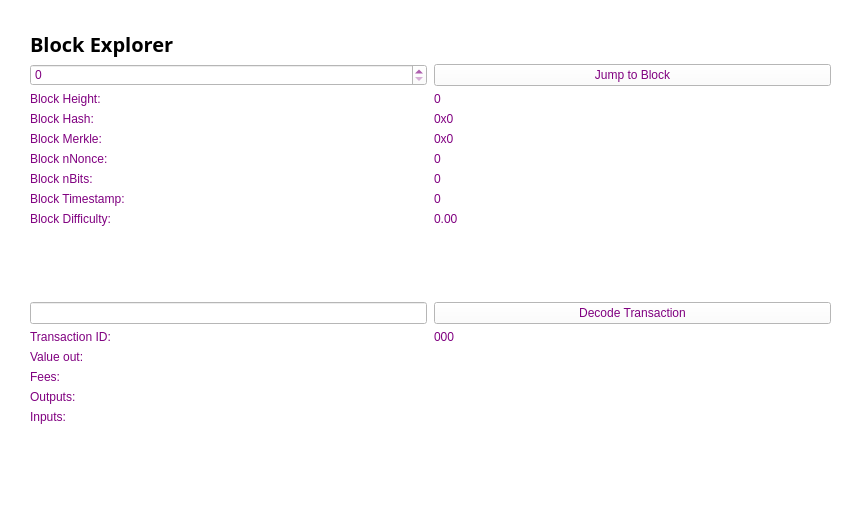
<?xml version="1.0" encoding="UTF-8"?>
<ui version="4.0">
 <class>BlockBrowser</class>
 <widget class="QWidget" name="BlockBrowser">
  <property name="windowModality">
   <enum>Qt::NonModal</enum>
  </property>
  <property name="enabled">
   <bool>true</bool>
  </property>
  <property name="geometry">
   <rect>
    <x>0</x>
    <y>0</y>
    <width>850</width>
    <height>514</height>
   </rect>
  </property>
  <property name="sizePolicy">
   <sizepolicy hsizetype="Expanding" vsizetype="Expanding">
    <horstretch>0</horstretch>
    <verstretch>0</verstretch>
   </sizepolicy>
  </property>
  <property name="minimumSize">
   <size>
    <width>0</width>
    <height>0</height>
   </size>
  </property>
  <property name="acceptDrops">
   <bool>false</bool>
  </property>
  <property name="windowTitle">
   <string>Form</string>
  </property>
  <property name="styleSheet">
   <string notr="true">color: rgb(204, 155, 68);
background-color: rgb(255, 255, 255);</string>
  </property>
  <layout class="QGridLayout">
   <property name="sizeConstraint">
    <enum>QLayout::SetMaximumSize</enum>
   </property>
   <property name="leftMargin">
    <number>21</number>
   </property>
   <property name="topMargin">
    <number>21</number>
   </property>
   <property name="rightMargin">
    <number>10</number>
   </property>
   <item row="1" column="0">
    <widget class="QWidget" name="widget" native="true">
     <property name="sizePolicy">
      <sizepolicy hsizetype="Expanding" vsizetype="Expanding">
       <horstretch>0</horstretch>
       <verstretch>0</verstretch>
      </sizepolicy>
     </property>
     <layout class="QGridLayout" name="gridLayout">
      <item row="0" column="0">
       <layout class="QHBoxLayout" name="horizontalLayout_4">
        <property name="spacing">
         <number>7</number>
        </property>
        <item>
         <widget class="QLabel" name="label_5">
          <property name="font">
           <font>
            <family>Open Sans,sans-serif</family>
           </font>
          </property>
          <property name="styleSheet">
           <string notr="true">color: #800080;</string>
          </property>
          <property name="text">
           <string>&lt;html&gt;&lt;head/&gt;&lt;body&gt;&lt;p&gt;&lt;span style=&quot; font-size:20px; font-weight:600; color:#000000;&quot;&gt;Block Explorer &lt;/span&gt;&lt;/p&gt;&lt;/body&gt;&lt;/html&gt;</string>
          </property>
         </widget>
        </item>
        <item>
         <spacer name="horizontalSpacer_2">
          <property name="orientation">
           <enum>Qt::Horizontal</enum>
          </property>
          <property name="sizeHint" stdset="0">
           <size>
            <width>40</width>
            <height>20</height>
           </size>
          </property>
         </spacer>
        </item>
       </layout>
      </item>
      <item row="1" column="0">
       <layout class="QGridLayout" name="gridLayout_3" rowstretch="0,0,0,0,0,0,0,0,0,0,0,0,0,0,0,0,0,0,0" columnstretch="0,0">
        <property name="sizeConstraint">
         <enum>QLayout::SetDefaultConstraint</enum>
        </property>
        <property name="horizontalSpacing">
         <number>7</number>
        </property>
        <item row="18" column="0">
         <spacer name="verticalSpacer">
          <property name="orientation">
           <enum>Qt::Vertical</enum>
          </property>
          <property name="sizeHint" stdset="0">
           <size>
            <width>20</width>
            <height>40</height>
           </size>
          </property>
         </spacer>
        </item>
        <item row="12" column="1">
         <widget class="QPushButton" name="txButton">
          <property name="styleSheet">
           <string notr="true">color: #800080;</string>
          </property>
          <property name="text">
           <string>Decode Transaction</string>
          </property>
         </widget>
        </item>
        <item row="17" column="0">
         <widget class="QLabel" name="inputLabel">
          <property name="styleSheet">
           <string notr="true">color: #800080;</string>
          </property>
          <property name="text">
           <string>Inputs:</string>
          </property>
          <property name="alignment">
           <set>Qt::AlignLeading|Qt::AlignLeft|Qt::AlignTop</set>
          </property>
         </widget>
        </item>
        <item row="14" column="0">
         <widget class="QLabel" name="valueLabel">
          <property name="styleSheet">
           <string notr="true">color: #800080;</string>
          </property>
          <property name="text">
           <string>Value out:</string>
          </property>
         </widget>
        </item>
        <item row="13" column="0">
         <widget class="QLabel" name="txLabel">
          <property name="styleSheet">
           <string notr="true">color: #800080;</string>
          </property>
          <property name="text">
           <string>Transaction ID:</string>
          </property>
         </widget>
        </item>
        <item row="9" column="1">
         <widget class="QLabel" name="hardBox">
          <property name="styleSheet">
           <string notr="true">color: #800080;</string>
          </property>
          <property name="text">
           <string>0.00</string>
          </property>
          <property name="textInteractionFlags">
           <set>Qt::LinksAccessibleByMouse|Qt::TextSelectableByMouse</set>
          </property>
         </widget>
        </item>
        <item row="13" column="1">
         <widget class="QLabel" name="txID">
          <property name="styleSheet">
           <string notr="true">color: #800080;</string>
          </property>
          <property name="text">
           <string>000</string>
          </property>
          <property name="textInteractionFlags">
           <set>Qt::LinksAccessibleByMouse|Qt::TextSelectableByMouse</set>
          </property>
         </widget>
        </item>
        <item row="17" column="1">
         <widget class="QLabel" name="inputBox">
          <property name="text">
           <string/>
          </property>
          <property name="alignment">
           <set>Qt::AlignLeading|Qt::AlignLeft|Qt::AlignTop</set>
          </property>
          <property name="textInteractionFlags">
           <set>Qt::LinksAccessibleByMouse|Qt::TextSelectableByMouse</set>
          </property>
         </widget>
        </item>
        <item row="14" column="1">
         <widget class="QLabel" name="valueBox">
          <property name="text">
           <string/>
          </property>
          <property name="textInteractionFlags">
           <set>Qt::LinksAccessibleByMouse|Qt::TextSelectableByMouse</set>
          </property>
         </widget>
        </item>
        <item row="9" column="0">
         <widget class="QLabel" name="hardLabel">
          <property name="styleSheet">
           <string notr="true">color: #800080;</string>
          </property>
          <property name="text">
           <string>Block Difficulty:</string>
          </property>
         </widget>
        </item>
        <item row="1" column="0">
         <widget class="QSpinBox" name="heightBox">
          <property name="sizePolicy">
           <sizepolicy hsizetype="Preferred" vsizetype="Fixed">
            <horstretch>0</horstretch>
            <verstretch>0</verstretch>
           </sizepolicy>
          </property>
          <property name="styleSheet">
           <string notr="true">color: #800080;</string>
          </property>
          <property name="maximum">
           <number>99999999</number>
          </property>
         </widget>
        </item>
        <item row="3" column="0">
         <widget class="QLabel" name="heightLabel_2">
          <property name="styleSheet">
           <string notr="true">color: #800080;</string>
          </property>
          <property name="text">
           <string>Block Height:</string>
          </property>
         </widget>
        </item>
        <item row="8" column="1">
         <widget class="QLabel" name="timeBox">
          <property name="styleSheet">
           <string notr="true">color: #800080;</string>
          </property>
          <property name="text">
           <string>0</string>
          </property>
          <property name="textInteractionFlags">
           <set>Qt::LinksAccessibleByMouse|Qt::TextSelectableByMouse</set>
          </property>
         </widget>
        </item>
        <item row="1" column="1">
         <widget class="QPushButton" name="blockButton">
          <property name="styleSheet">
           <string notr="true">color: #800080;</string>
          </property>
          <property name="text">
           <string>Jump to Block</string>
          </property>
         </widget>
        </item>
        <item row="5" column="0">
         <widget class="QLabel" name="merkleLabel">
          <property name="styleSheet">
           <string notr="true">color: #800080;</string>
          </property>
          <property name="text">
           <string>Block Merkle:</string>
          </property>
         </widget>
        </item>
        <item row="4" column="0">
         <widget class="QLabel" name="hashLabel">
          <property name="styleSheet">
           <string notr="true">color: #800080;</string>
          </property>
          <property name="text">
           <string>Block Hash:</string>
          </property>
         </widget>
        </item>
        <item row="15" column="1">
         <widget class="QLabel" name="feesBox">
          <property name="text">
           <string/>
          </property>
          <property name="textInteractionFlags">
           <set>Qt::LinksAccessibleByMouse|Qt::TextSelectableByMouse</set>
          </property>
         </widget>
        </item>
        <item row="3" column="1">
         <widget class="QLabel" name="heightLabel">
          <property name="styleSheet">
           <string notr="true">color: #800080;</string>
          </property>
          <property name="text">
           <string>0</string>
          </property>
          <property name="textInteractionFlags">
           <set>Qt::LinksAccessibleByMouse|Qt::TextSelectableByMouse</set>
          </property>
         </widget>
        </item>
        <item row="15" column="0">
         <widget class="QLabel" name="feesLabel">
          <property name="styleSheet">
           <string notr="true">color: #800080;</string>
          </property>
          <property name="text">
           <string>Fees:</string>
          </property>
         </widget>
        </item>
        <item row="7" column="0">
         <widget class="QLabel" name="bitsLabel">
          <property name="styleSheet">
           <string notr="true">color: #800080;</string>
          </property>
          <property name="text">
           <string>Block nBits:</string>
          </property>
         </widget>
        </item>
        <item row="7" column="1">
         <widget class="QLabel" name="bitsBox">
          <property name="styleSheet">
           <string notr="true">color: #800080;</string>
          </property>
          <property name="text">
           <string>0</string>
          </property>
          <property name="textInteractionFlags">
           <set>Qt::LinksAccessibleByMouse|Qt::TextSelectableByMouse</set>
          </property>
         </widget>
        </item>
        <item row="5" column="1">
         <widget class="QLabel" name="merkleBox">
          <property name="minimumSize">
           <size>
            <width>187</width>
            <height>0</height>
           </size>
          </property>
          <property name="styleSheet">
           <string notr="true">color: #800080;</string>
          </property>
          <property name="text">
           <string>0x0</string>
          </property>
          <property name="textInteractionFlags">
           <set>Qt::LinksAccessibleByMouse|Qt::TextSelectableByMouse</set>
          </property>
         </widget>
        </item>
        <item row="16" column="0">
         <widget class="QLabel" name="outputLabel">
          <property name="styleSheet">
           <string notr="true">color: #800080;</string>
          </property>
          <property name="text">
           <string>Outputs:</string>
          </property>
          <property name="alignment">
           <set>Qt::AlignLeading|Qt::AlignLeft|Qt::AlignTop</set>
          </property>
         </widget>
        </item>
        <item row="16" column="1">
         <widget class="QLabel" name="outputBox">
          <property name="text">
           <string/>
          </property>
          <property name="alignment">
           <set>Qt::AlignLeading|Qt::AlignLeft|Qt::AlignTop</set>
          </property>
          <property name="textInteractionFlags">
           <set>Qt::LinksAccessibleByMouse|Qt::TextSelectableByMouse</set>
          </property>
         </widget>
        </item>
        <item row="6" column="0">
         <widget class="QLabel" name="nonceLabel">
          <property name="styleSheet">
           <string notr="true">color: #800080;</string>
          </property>
          <property name="text">
           <string>Block nNonce:</string>
          </property>
         </widget>
        </item>
        <item row="6" column="1">
         <widget class="QLabel" name="nonceBox">
          <property name="styleSheet">
           <string notr="true">color: #800080;</string>
          </property>
          <property name="text">
           <string>0</string>
          </property>
          <property name="textInteractionFlags">
           <set>Qt::LinksAccessibleByMouse|Qt::TextSelectableByMouse</set>
          </property>
         </widget>
        </item>
        <item row="8" column="0">
         <widget class="QLabel" name="timeLabel">
          <property name="styleSheet">
           <string notr="true">color: #800080;</string>
          </property>
          <property name="text">
           <string>Block Timestamp:</string>
          </property>
         </widget>
        </item>
        <item row="4" column="1">
         <widget class="QLabel" name="hashBox">
          <property name="enabled">
           <bool>true</bool>
          </property>
          <property name="sizePolicy">
           <sizepolicy hsizetype="Preferred" vsizetype="Preferred">
            <horstretch>0</horstretch>
            <verstretch>0</verstretch>
           </sizepolicy>
          </property>
          <property name="minimumSize">
           <size>
            <width>0</width>
            <height>0</height>
           </size>
          </property>
          <property name="styleSheet">
           <string notr="true">color: #800080;</string>
          </property>
          <property name="text">
           <string>0x0</string>
          </property>
          <property name="textInteractionFlags">
           <set>Qt::LinksAccessibleByMouse|Qt::TextSelectableByMouse</set>
          </property>
         </widget>
        </item>
        <item row="12" column="0">
         <widget class="QLineEdit" name="txBox">
          <property name="sizePolicy">
           <sizepolicy hsizetype="Preferred" vsizetype="Fixed">
            <horstretch>0</horstretch>
            <verstretch>0</verstretch>
           </sizepolicy>
          </property>
          <property name="inputMask">
           <string comment="Transaction id" extracomment="Transaction id"/>
          </property>
          <property name="placeholderText">
           <string comment="Transaction ID" extracomment="Transaction ID"/>
          </property>
         </widget>
        </item>
        <item row="11" column="0">
         <spacer name="verticalSpacer_2">
          <property name="orientation">
           <enum>Qt::Vertical</enum>
          </property>
          <property name="sizeHint" stdset="0">
           <size>
            <width>20</width>
            <height>40</height>
           </size>
          </property>
         </spacer>
        </item>
       </layout>
      </item>
     </layout>
    </widget>
   </item>
  </layout>
 </widget>
 <resources/>
 <connections/>
</ui>
